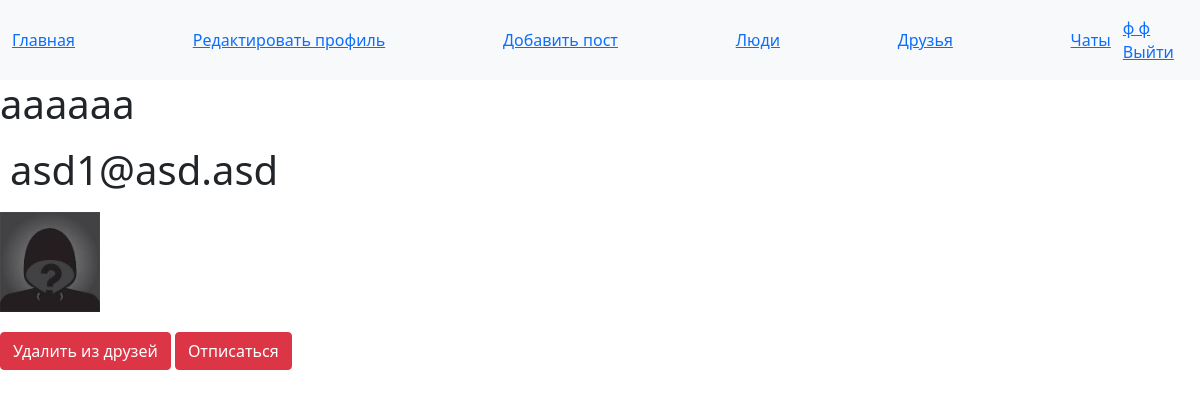
The page /profile/user1 (signed in) on the database its author committed.
### menu_app/models.py (models this page shows, shortened)
class Menu(models.Model):
    title = models.CharField(max_length=64, null=False, blank=False)
    url = models.CharField(max_length=128, null=False, blank=False)
    type = models.ForeignKey(ClassMenu, on_delete=models.CASCADE)

### user_app/models.py (models this page shows, shortened)
class User(AbstractUser):
    email = models.EmailField(_("email address"), unique=True)
    USERNAME_FIELD = "email"
    REQUIRED_FIELDS = ["username"]
    class Meta:
        db_table = 'auth_user'

### profile_app/views/profile.py (the view, shortened to what this page needs)
# urls.py: path('profile/<str:peopl>', login_required(ProfilePeoples_user.as_view()), name='profile_peoples'),
class ProfilePeoples_user(View):
    def get(self, request, peopl):
            user = User.objects.get(Q(email=peopl) | Q(username=peopl))
            posts = Post.objects.filter(user=user)
            friend = Friends.objects.filter(Q(user=request.user) | Q(friend=request.user))
            subscription = Subscriptions.objects.filter(Q(user=request.user) | Q(subscription=request.user))
            context = {"title": "Акк",
                       "add_friend": "Добавить в друзья",
                       "podpis": "Подписаться",
                       "users": user,
                       "posts": posts,
                       }
            if friend:
                if not subscription:
                    context = {"title": "Акк",
                               "add_friend": "Удалить из друзей",
                               "podpis": "Подписаться",
                               "users": user,
                               "posts": posts,
                               }
                else:
                    context = {"title": "Акк",
                               "add_friend": "Удалить из друзей",
                               "podpis": "Отписаться",
                               "users": user,
                               "posts": posts,
                               }
            return render(request, "people_app/people_profile.html", context)

### menu_app/templatetags/menu_main.py (called while the page is built, shortened)
@register.inclusion_tag('base.html')
def profile_menu():
    menu = Menu.objects.filter(type=2)
    return {'menu': menu, }

@register.inclusion_tag('base.html', takes_context=True)
def user_menu(context):
    if context.request.user.is_authenticated:
        menu = [
            {
                'title': f"{context.request.user.last_name} {context.request.user.first_name}",
                'url': '/profile',
            },
            {
                'title': 'Выйти',
                'url': '/logout',
            },
        ]
    return {'menu': menu, }

### templates/people_app/people_profile.html (shortened to what this page needs)
{% load menu_main %}
<link rel="stylesheet" href="https://cdn.jsdelivr.net/npm/bootstrap@5.1.3/dist/css/bootstrap.min.css">
<nav class="navbar navbar-expand-lg bg-light">
    <div class="container-fluid">{% profile_menu %}</div>
    <div id="user_menu" class="navbar-text">{% user_menu %}</div>
</nav>
<html lang="en">
<head>
</head>
<body>
        <h1>{{ users.last_name }} {{ users.first_name }}</h1>
        <h1 style="padding: 10px;">{{ users.email }}</h1>
            {% if users.profile.image %}
                <div><img src="{{ users.profile.image.url }}" alt="" width="100px" height="100px"></div>
            {% else %}
                <div><img src="/static/profile_app/image/def.jpg" alt="" width="100px" height="100px"></div>
            {% endif %}
      <div style="padding: 10px;" ></div>
            {% if add_friend == 'Добавить в друзья' %}
            <p><a href="add_friend/{{users}}"><button type="button" class="btn btn-warning">{{ add_friend }}</button></a>
            {% else %}
            <a href="del_friend/{{users}}"><button type="button" class="btn btn-danger">{{ add_friend }}</button></a>
            {% endif%}
            {% if podpis == 'Подписаться' %}
            <a href="add_subscription/{{users}}"><button type="button" class="btn btn-warning">{{ podpis }}</button></a>
            {% else %}
            <a href="del_subscription/{{users}}"><button type="button" class="btn btn-danger">{{ podpis }}</button></a> </p>
            {% endif%}
</body>
</html>

### templates/base.html
{% for m in menu %}
    <a href="{{ m.url }}">{{ m.title }}</a>
{% endfor%}

### rows shown on the page
Menu: title "Главная"
Menu: title "Редактировать профиль"
Menu: title "Добавить пост"
Menu: title "Люди"
Menu: title "Друзья"
Menu: title "Чаты"

### other values the page prints
{{ m.title }} "ф ф" "Выйти"
{{ users.last_name }} "aaaaaa"
{{ users.email }} "asd1@asd.asd"
{{ add_friend }} "Удалить из друзей"
{{ podpis }} "Отписаться"
